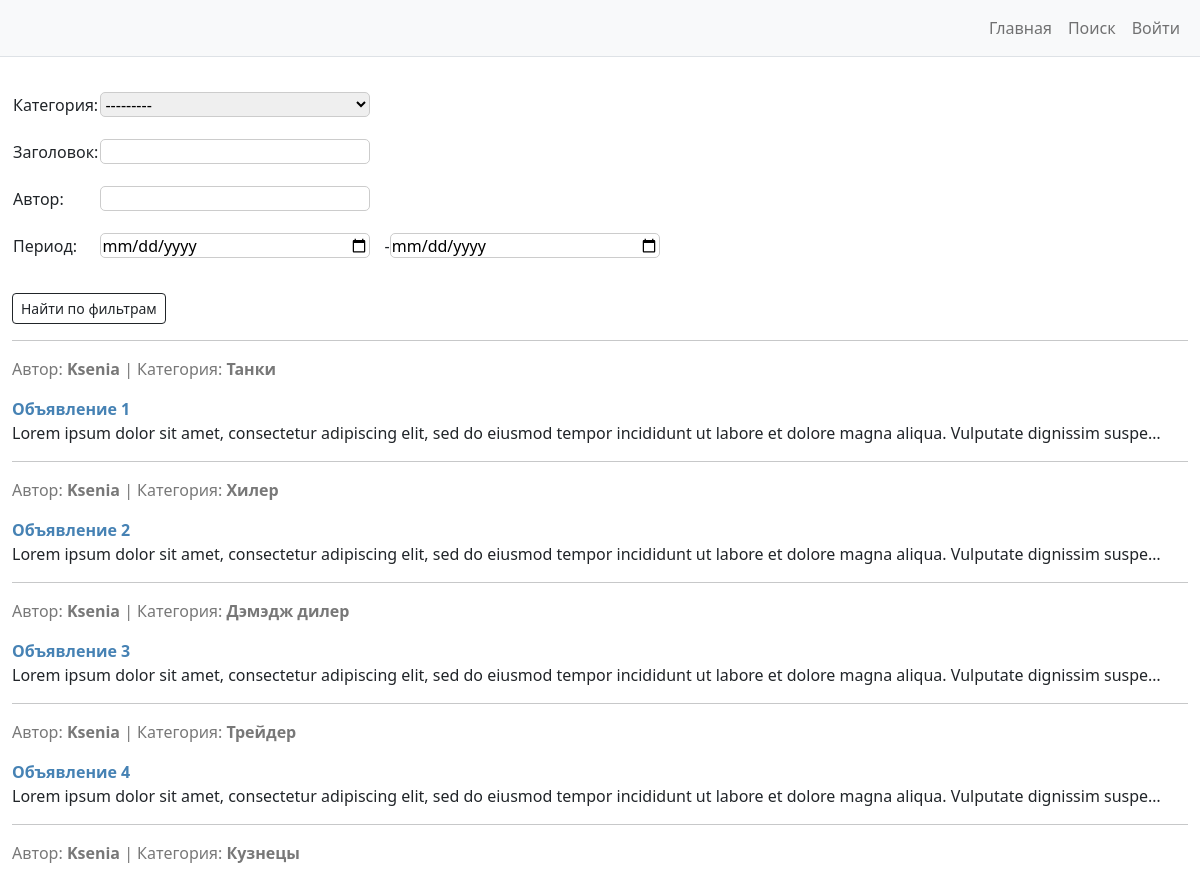
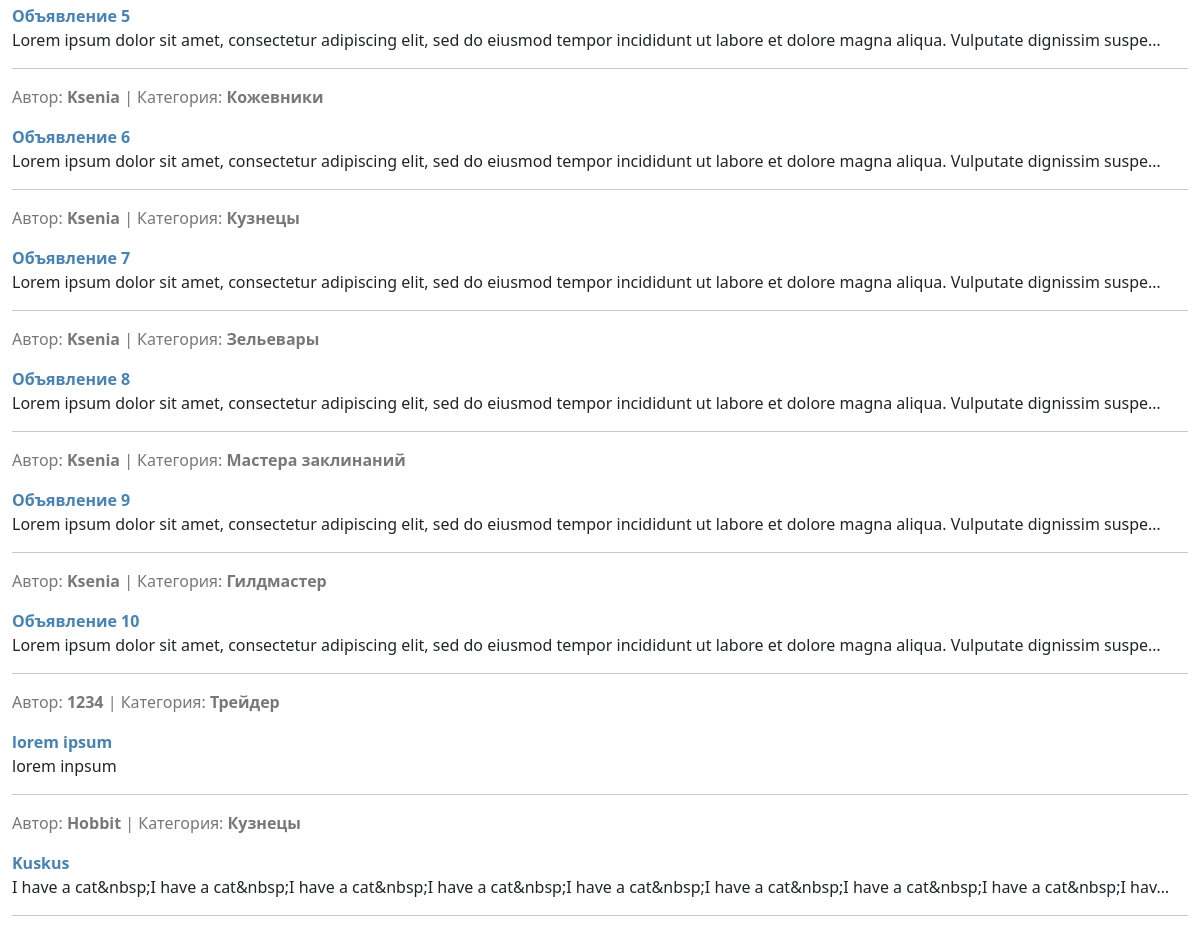
The app's page /search/ with its own data (2 pictures, top to bottom).
### advertisments/models.py (models this page shows, shortened)
class Ad(models.Model):
    pub_date = models.DateTimeField(
        auto_now_add=True
    )
    author = models.ForeignKey(
        to=User,
        on_delete=models.CASCADE,
    )
    title = models.CharField(
        max_length=255,
        help_text='До 255 символов',
    )
    category = models.CharField(
        max_length=18,
        choices=CATEGORIES,
        default=None,
    )
    content = RichTextUploadingField(
        blank=True
    )
    class Meta:
        ordering = ['pub_date']
        verbose_name = 'Объявление'
        verbose_name_plural = 'Объявления'

### advertisments/views.py (the view)
# urls.py: path('search/', AdsSearchView.as_view(), name='ads_search'),
class AdsSearchView(ListView):
    model = Ad
    template_name = 'ads_search.html'
    context_object_name = 'ads'
    paginate_by = 5
    def get_context_data(self, **kwargs):
        context = super().get_context_data()
        context['filter'] = AdsFilter(self.request.GET, queryset=self.get_queryset())
        return context

### advertisments/templates/ads_search.html
 {% extends 'base.html' %}
{% load advertisments_tags %}
{% block content %}
<div class="container-fluid" id="centerLayer">
    <br />
    <form method="get">
        <table>
            <tr>
                <td>Категория:</td>
                <td>{{ filter.form.category }}</td>
            <tr>
                <td>Заголовок:</td>
                <td>{{ filter.form.title }}</td>
            </tr>
            <tr>
                <td>Автор:</td>
                <td>{{ filter.form.author }}</td>
            </tr>
            <tr>
                <td>Период:</td>
                <td>{{ filter.form.pub_date }}</td>
            </tr>
        </table>
        <br/>
        <p>
            <input type="submit" value="Найти по фильтрам" class="btn btn-outline-dark btn-sm">
        </p>
        <hr>
    </form>
    {% if filter.qs %}
        {% for ad in filter.qs %}
            <p style="color:rgb(120, 120, 120)">
                Автор: <b>{{ ad.author }}</b> | Категория: <b>{{ ad.category }}</b>
            </p>
            <p>
                <a style="color:#4682B4" href="{% url 'ads_detail' ad.id %}"><b>{{ ad.title }}</b></a>
                <br />
                {{ ad.content|striptags|truncatechars:150 }}
            </p>
            <hr>
        {% endfor %}
    {% else %}
        <h6>К сожалению, объявлений, подходящих по данным параметрам нет.</h6>
    {% endif %}
</div>
{% endblock content %}

### templates/base.html (style rules this page uses)
#centerLayer { margin:0 auto; width: 1200px; }
a { text-decoration: initial; color: #4682B4 }
.myfield { border:1px solid #ccc; border-radius:5px; height:25px; width:270px; margin: 10px 10px 10px 0; }

### records on screen
Ad: author "Ksenia", category "Танки", title "Объявление 1", content "Lorem ipsum dolor sit amet, consectetur adipiscing elit, sed do eiusmod tempor incididunt ut labore et dolore magna aliqua. Vulputate dignissim suspe…"
Ad: author "Ksenia", category "Хилер", title "Объявление 2", content "Lorem ipsum dolor sit amet, consectetur adipiscing elit, sed do eiusmod tempor incididunt ut labore et dolore magna aliqua. Vulputate dignissim suspe…"
Ad: author "Ksenia", category "Дэмэдж дилер", title "Объявление 3", content "Lorem ipsum dolor sit amet, consectetur adipiscing elit, sed do eiusmod tempor incididunt ut labore et dolore magna aliqua. Vulputate dignissim suspe…"
Ad: author "Ksenia", category "Трейдер", title "Объявление 4", content "Lorem ipsum dolor sit amet, consectetur adipiscing elit, sed do eiusmod tempor incididunt ut labore et dolore magna aliqua. Vulputate dignissim suspe…"
Ad: author "Ksenia", category "Кузнецы", title "Объявление 5", content "Lorem ipsum dolor sit amet, consectetur adipiscing elit, sed do eiusmod tempor incididunt ut labore et dolore magna aliqua. Vulputate dignissim suspe…"
Ad: author "Ksenia", category "Кожевники", title "Объявление 6", content "Lorem ipsum dolor sit amet, consectetur adipiscing elit, sed do eiusmod tempor incididunt ut labore et dolore magna aliqua. Vulputate dignissim suspe…"
Ad: author "Ksenia", category "Кузнецы", title "Объявление 7", content "Lorem ipsum dolor sit amet, consectetur adipiscing elit, sed do eiusmod tempor incididunt ut labore et dolore magna aliqua. Vulputate dignissim suspe…"
Ad: author "Ksenia", category "Зельевары", title "Объявление 8", content "Lorem ipsum dolor sit amet, consectetur adipiscing elit, sed do eiusmod tempor incididunt ut labore et dolore magna aliqua. Vulputate dignissim suspe…"
Ad: author "Ksenia", category "Мастера заклинаний", title "Объявление 9", content "Lorem ipsum dolor sit amet, consectetur adipiscing elit, sed do eiusmod tempor incididunt ut labore et dolore magna aliqua. Vulputate dignissim suspe…"
Ad: author "Ksenia", category "Гилдмастер", title "Объявление 10", content "Lorem ipsum dolor sit amet, consectetur adipiscing elit, sed do eiusmod tempor incididunt ut labore et dolore magna aliqua. Vulputate dignissim suspe…"
Ad: author "1234", category "Трейдер", title "lorem ipsum", content "lorem inpsum"
Ad: author "Hobbit", category "Кузнецы", title "Kuskus", content "I have a cat&nbsp;I have a cat&nbsp;I have a cat&nbsp;I have a cat&nbsp;I have a cat&nbsp;I have a cat&nbsp;I have a cat&nbsp;I have a cat&nbsp;I hav…"
